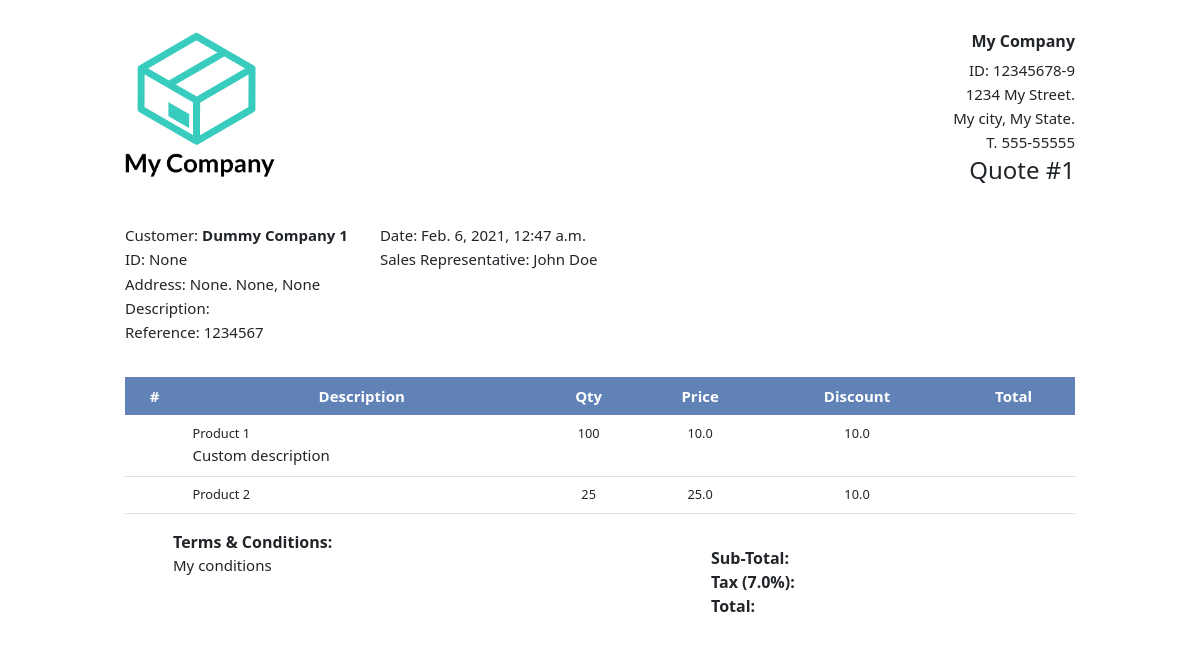
Screenshot of /view-quote/1 (signed in) with the database file from the repository.
### quote/models.py (models this page shows, shortened)
class UserCompany(models.Model):
    user = models.OneToOneField(User, on_delete=PROTECT, related_name="user_company")
    name = models.CharField(max_length=50)
    legal_id = models.CharField(max_length=50, blank=True, null=True)
    address = models.CharField(max_length=100, blank=True, null=True)
    city = models.CharField(max_length=50, blank=True, null=True)
    state = models.CharField(max_length=50, blank=True, null=True)
    phone = models.CharField(max_length=50, blank=True, null=True)
    logo = models.ImageField(default='default-logo.png', upload_to='company_logos')
    laguange = models.CharField(max_length=15, choices=[('english', 'English'), ('spanish', 'Spanish')], default="English")
    class Meta:
        verbose_name_plural = "Users Companies"

class Quote(models.Model):
    creator = models.ForeignKey(User, on_delete=PROTECT, related_name="quote_creator")
    reference = models.CharField(max_length=50, blank=True, null=True)
    description = models.CharField(max_length=50, blank=True, null=True)
    creation_date = models.DateTimeField(auto_now_add=True)
    edit_date = models.DateTimeField(auto_now=True)
    products = models.ManyToManyField("Product", blank=True)
    company = models.ForeignKey(
        Company, on_delete=PROTECT, related_name="company_quoted"
    )
    contact = models.ForeignKey(
        Contact, on_delete=PROTECT, related_name="contact_quoted", blank=True, null=True
    )
    terms = models.TextField(blank=True, null=True)
    tax = models.FloatField(blank=True, null=True)
    internal_note = models.TextField(blank=True, null=True)

class Company(models.Model):
    name = models.CharField(max_length=20, unique=True)
    legal_id = models.CharField(max_length=10, null=True, blank=True, unique=True)
    email = models.EmailField(blank=True, null=True)
    phone = models.CharField(max_length=12, blank=True, null=True)
    mobile = models.CharField(max_length=12, blank=True, null=True)
    category = models.ForeignKey(
        Category, on_delete=PROTECT, related_name="company_category"
    )
    address = models.CharField(max_length=100, blank=True, null=True)
    city = models.CharField(max_length=50, blank=True, null=True)
    state = models.CharField(max_length=50, blank=True, null=True)
    country = models.CharField(max_length=50, blank=True, null=True)
    creator = models.ForeignKey(User, on_delete=PROTECT, related_name="company_creator")
    editor = models.ForeignKey(
        User, on_delete=PROTECT, related_name="company_editor", blank=True, null=True
    )
    creation_date = models.DateTimeField(auto_now_add=True)
    edit_date = models.DateTimeField(auto_now=True)
    class Meta:
        verbose_name_plural = "Companies"

class User(AbstractUser):
    pass

class Product(models.Model):
    pn = models.CharField(max_length=50, unique=True)
    brand = models.ForeignKey(Brand, on_delete=PROTECT, related_name="brand_name")
    title = models.CharField(max_length=100)
    description = models.TextField(blank=True, null=True)
    list_price = models.IntegerField(blank=True, null=True)
    multiplier = models.DecimalField(
        max_digits=5, decimal_places=3, null=True, blank=True
    )
    stock = models.IntegerField(blank=True, null=True, default=0)
    creator = models.ForeignKey(User, on_delete=PROTECT, related_name="product_creator")
    editor = models.ForeignKey(
        User, on_delete=PROTECT, related_name="product_editor", blank=True, null=True
    )
    creation_date = models.DateTimeField(auto_now_add=True)
    edit_date = models.DateTimeField(auto_now=True)
    note = models.TextField(blank=True, null=True)

class QuotedProduct(models.Model):
    quote = models.ForeignKey(Quote, on_delete=CASCADE, related_name="original_quote")
    product = models.ForeignKey(
        Product, on_delete=PROTECT, related_name="original_product"
    )
    description = models.TextField(blank=True, null=True)
    qty = models.IntegerField(blank=True, null=True)
    price = models.FloatField(blank=True, null=True)
    discount = models.FloatField(blank=True, null=True)
    hidden = models.BooleanField(default=False)
    def serialize(self):
        return {
            "id": self.pk,
            "pn": self.product.pn,
            "title": self.product.title,
            "description": self.description,
            "qty": self.qty,
            "price": self.price,
            "discount": self.discount,
            "hidden": self.hidden,
        }

### quote/views.py (the view)
# urls.py: path("view-quote/<int:quote_id>", views.view_quote, name="view-quote"),
def view_quote(request, quote_id):
    quote = Quote.objects.get(pk=quote_id)
    products = QuotedProduct.objects.filter(quote=quote)
    user = request.user
    company = UserCompany.objects.get(pk=user.id)
    return render(
        request,
        "quote/view-quote.html",
        {
            "quote": quote,
            "products": [product.serialize() for product in products],
            "company": company,
        },
    )

### quote/templates/quote/view-quote.html (shortened to what this page needs)
{% extends 'quote/layout.html' %}
{% load static %}
{% block body %}
<div class="view-quote-body">
    <div class="company-info">
        <div class="general-info-left">
            <img src="{{ company.logo.url }}" alt="company-logo" width="150px">
        </div>
        <div class="general-info-right">
            <div>
                <h6><strong>{{company.name}}</strong></h6>
                <p class="company-details">ID: {{company.legal_id}}</p>
                <p class="company-details">{{company.address}}.</p>
                <p class="company-details">{{company.city}}, {{company.state}}.</p>
                <p class="company-details">T. {{company.phone}}</p>
                <h4 id="quote-id">Quote #{{ quote.pk }}</h4>
            </div>
        </div>
    </div>
    <div class="customer-info">
        <div class="customer-info-left">
            <div>
                <p>Customer: <strong>{{quote.company.name}}</strong></p>
                <p class="customer-details">ID: {{quote.company.legal_id}}</p>
                <p class="customer-details">Address: {{quote.company.address}}. {{quote.company.city}}, {{quote.company.state}}</p>
                <p class="customer-details">Description: {{quote.description}}</p>
                <p class="customer-details">Reference: {{quote.reference}}</p>
            </div>
        </div>
        <div class="customer-info-right">
            <div>
                <p>Date: {{quote.creation_date}}</p>
                <p>Sales Representative: {{quote.creator.first_name}} {{quote.creator.last_name}}</p>
            </div>
        </div>
    </div>
    <table class='table'>
        <thead>
            <tr>
                <th>#</th>
                <th>Description</th>
                <th>Qty</th>
                <th>Price</th>
                <th>Discount</th>
                <th>Total</th>
            </tr>
        </thead>
        <tbody>
            {% for product in products %}
                {% if product.hidden %}
                    <tr class="product-row" hidden>
                        <th></th>
                        <td class="row-description">
                            <div>{{ product.title }}</div>
                            <div>{{ product.description|linebreaks }}</div>
                        </td>
                        <td class='qty'>{{product.qty}}</td>
                        <td class='price'>{{product.price}}</td>
                        <td class='discount'>{{product.discount}}</td>
                        <td>
                            <div class="amount"></div>
                        </td>
                    </tr>
                {% else %}
                    <tr class="product-row">
                        <th class="row-number"></th>
                        <td class="row-description">
                            <div>{{ product.title }}</div>
                            <div>{{ product.description|linebreaks }}</div>
                        </td>
                        <td class='qty'>{{product.qty}}</td>
                        <td class='price'>{{product.price}}</td>
                        <td class='discount'>{{product.discount}}</td>
                        <td>
                        </td>
                    </tr>
                {% endif %}
            {% endfor %}
        </tbody>
    </table>
    <div class="terms-and-total">
        <div class="terms">
            <div><strong>Terms & Conditions:</strong></div>
            <div>{{quote.terms|linebreaks}}</div>
        </div>
        <div class="totals">
            <div class="totaling-div">
                <div class="total-label">Sub-Total:</div>
            </div>
            <div class="totaling-div">
                <div class="total-label">Tax ({{quote.tax}}%):</div>
            </div>
            <div class="totaling-div">
                <div class="total-label">Total:</div>
            </div>
        </div>
    </div>
</div>
<link rel="stylesheet" type="text/css" href="{% static 'quote/css/view-quote.css' %}">
{% endblock body %}

### quote/static/quote/css/main.css (style rules this page uses)
* { box-sizing: border-box; }
body { margin-bottom: 2rem; }
thead tr { background-color: #6082B6; color: white; text-align: center; }
tbody td, input[type='number'], textarea, select { font-size: 0.8rem !important; padding: 0; text-align: center; }
.totals { padding: 1rem; }

### quote/static/quote/css/view-quote.css (style rules this page uses)
.view-quote-body { max-width: 950px; margin: 2rem auto 0 auto; }
@media (min-width: 850px) { p { font-size: 15px; margin-bottom: 0.1rem; } }
@media (min-width: 850px) { .company-info { display: flex; justify-content: space-between; text-align: end; margin-bottom: 2rem; } }
@media (min-width: 850px) { .customer-info-right { text-align: left; margin-left: 2rem; } }
@media (min-width: 850px) { .totals { width: 40%; padding-right: 3rem; } }
@media (min-width: 850px) { .terms { padding-left: 3rem; } }
.customer-info p { margin-bottom: 0.1rem; }
.company-details { margin-bottom: 0.1rem; }
.customer-info { display: flex; margin-bottom: 2rem; }
table { margin-bottom: 2rem; }
thead { background-color: black; color: white; }
tr { font-size: 15px; }
.row-description { padding-right: 3rem; }
.terms-and-total { display: flex; justify-content: space-between; }
.totaling-div { display: flex; justify-content: space-between; font-weight: bold; }
.row-description { text-align: left; }
th { text-align: center; }
tbody td { text-align: center; }

### rows the page displays
UserCompany: logo (placeholder picture), name "My Company", legal_id "12345678-9", address "1234 My Street", city "My city", state "My State", phone "555-55555"
Quote: pk "1", company.name "Dummy Company 1", company.legal_id "None", company.address "None", company.city "None", company.state "None", reference "1234567", creation_date "Feb. 6, 2021, 12:47 a.m.", creator.first_name "John", creator.last_name "Doe", terms "My conditions", tax "7.0"
Product: title "Product 1"
QuotedProduct: description "Custom description", price "10.0", discount "10.0"
Product: title "Product 2"
QuotedProduct: price "25.0", discount "10.0"

### other values shown
{{ product.qty }} "100" "25"
